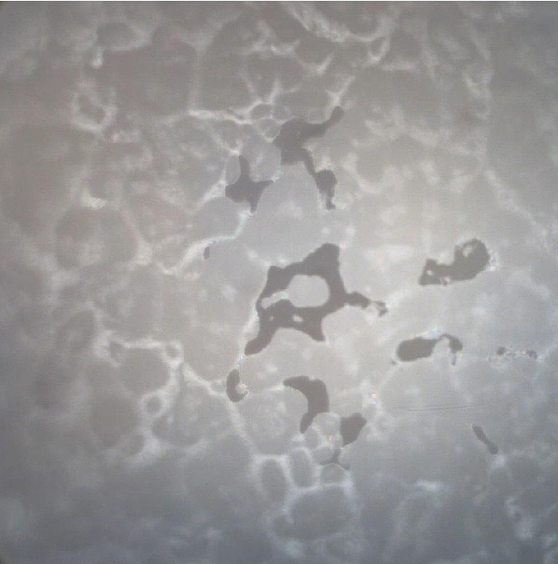
#> input picture Sahli method/SS[9@OG%5WF@9B01N@AX(6P.png, 1116 x 1128 px, found by its file name (shown at 1/2 size)
$ python Max_entropy_method.py
#> lines starting #> are read from the running program, lines starting #| are printed output that depends on the picture; after the words box and inside, x2 and y2 are one past the last pixel; in counts of white or black regions, pixels touching at a corner belong together
import numpy as np
import math
import cv2

#code
def get_hist(img_gray,l = 8):
    '''
    param : img_gray is a mat
            l is the bit of the image
    return : histogram of img_gray
    '''
    hist, bins = np.histogram(img_gray.ravel(), bins=2**l, range=(0, 2**l))
    p = hist/sum(hist)
    return p

def get_pixels(img_gray,l = 8):
    '''
    param : img_gray is a mat
            l is the bit of the image
    return : number for each gray
    '''
    hist, bins = np.histogram(img_gray.ravel(), bins=2**l, range=(0, 2**l))
    pixel = hist
    return pixel

def H_(k,p,A_star_list,Sub_A_star_list):
    '''
    param : "start" and "end" are the boundaries of the summation
            "p" is the histogram of the img_gray
            "A_star_list" is [A*(0),A*(1),A*(2),A*(3),...A*(255)]
    >>> get_entropy(1,p,A_star_list) means H1(k)
    >>> get_entropy(2,p,Sub_star_list) means H2(k)
        H1(k) H2(K) :Reference [page 6] Equation(20) Equation(21)
    return H_list [H(0),H(1),H(2),...H(255)]
    '''
    bias = 1e-5
    H1 = 0
    if(A_star_list[k] > 0): # do nothing when A*(k) is zero
        for i in range(0,k+1): #sum from 0 to k
            probability =  p[i] / (A_star_list[k])
            if probability > bias:
                H1 += - probability * math.log(probability)
    H2 = 0
    if(Sub_A_star_list[k] > 0): # do nothing when A*(k) is zero
        for j in range(k+1,256):#sum from k+1 to 2^l-1
            probability =  p[j] / (Sub_A_star_list[k])
            if probability > bias:
                H1 += - probability * math.log(probability)
    return H1 + H2


def KSW1985(img_gray,l = 8):
    '''
    method: Max entropy method method (Tsai, 1985)
    param : img_gray mat
            l is the bit of the image
    return: k(threshold) and binary_image_mat
    '''
    # Reference:paper [1]
    # Begin  ###################################################
    # Get the histogram of img_gray
    p = get_hist(img_gray,l)
    pixels = get_pixels(img_gray,l)
    # Get A*(k) List of img_gray
    # Then A_star_List means "[A*(0),A*(1),A*(2),A*(3),...A*(255)] ""
    #  Sub_A_star_List means "[1 - A*(0),1 - A*(1),1 - A*(2),...1 - A*(255)] ""
    # Reference:Equation(5) paper [1]
    # A_star_list     = [sum(p[0:k+1]) for k in range(2**l)]
    # A_star_list     = [A_star if A_star <= 1 else 1 for A_star in A_star_list]
    # Sub_A_star_list = [1 - A_star for A_star in A_star_list]

    A_star_list     = [sum(pixels[0:k+1])/sum(pixels) for k in range(2**l)]
    Sub_A_star_list = [1 - A_star for A_star in A_star_list]


    # Reference:Equation(20)(21) paper [1]
    # H1_list means "[H1(0),H1(1),H1(2),H1(3),...H1(255)] "" ,and H2_list too
    # Get the H(k) = H1(k) + H2(k) when it takes the maximum
    H_list = [H_(k,p,A_star_list,Sub_A_star_list) for k in range(2**l)]
    k = np.argmax(H_list)
    _ , binary = cv2.threshold(img_gray, k, 2**l - 1, cv2.THRESH_BINARY)
    return k,binary


if __name__ == "__main__":
    # img_concat_RGB_and_Binary(1)
    path = r"Sahli method\SS[9@OG%5WF@9B01N@AX(6P.png"
    img = cv2.imread(path)
#> img is the input picture: shape (1128, 1116, 3); mean B, G, R 152.6, 152.4, 153.8
    # img = cv2.resize(img,(700,400))
    gray_img = cv2.cvtColor(img,cv2.COLOR_BGR2GRAY)
    ret,b  = KSW1985(gray_img)
#> in get_hist, `hist, bins = np.histogram(img_gray.ravel(), bins=2**l, range=(0, 2**l))`: hist = 256 values, max 25976 at index 134, min 0 at index 0, mean 4917.4; bins = 257 values from 0 to 256
#> in get_hist, `p = hist/sum(hist)`: p = 256 values, max 0.0206 at index 134, min 0 at index 0, mean 0.00391
#> in get_pixels, `hist, bins = np.histogram(img_gray.ravel(), bins=2**l, range=(0, 2**l))`: bins = 257 values from 0 to 256
#> in get_pixels, `pixel = hist`: pixel has the same summary as hist in get_hist
#> in KSW1985, `pixels = get_pixels(img_gray,l)`: pixels has the same summary as hist in get_hist
#> in KSW1985, `A_star_list     = [sum(pixels[0:k+1])/sum(pixels) for k in range(2**l)]`: A_star_list = 256 values from 0 to 1
#> in KSW1985, `Sub_A_star_list = [1 - A_star for A_star in A_star_list]`: Sub_A_star_list = 256 values, max 1 at index 0, min 0 at index 255, mean 0.597
#> the loop in H_, `for j in range(k+1,256):#sum from k+1 to 2^l-1` made 255 passes
#> (probability, H1) on passes 91 to 102: (1.27e-05, 0.000143), (1.43e-05, 0.000303), (2.46e-05, 0.000564), (2.62e-05, 0.000841), (3.02e-05, 0.00115), (4.45e-05, 0.0016), (9.21e-05, 0.00246), (0.000141, 0.00371), (0.000309, 0.00621), (0.000713, 0.0114), (0.000764, 0.0169), (0.00107, 0.0242)
#> probability on passes 1 to 6: 0, 0, 0, 0, 0, 0
#> after the loop in H_, `for j in range(k+1,256):#sum from k+1 to 2^l-1`: H1 = 4.58
#> the loop in H_ (call 2), `for j in range(k+1,256):#sum from k+1 to 2^l-1` made 254 passes
#> in KSW1985, `_ , binary = cv2.threshold(img_gray, k, 2**l - 1, cv2.THRESH_BINARY)`:
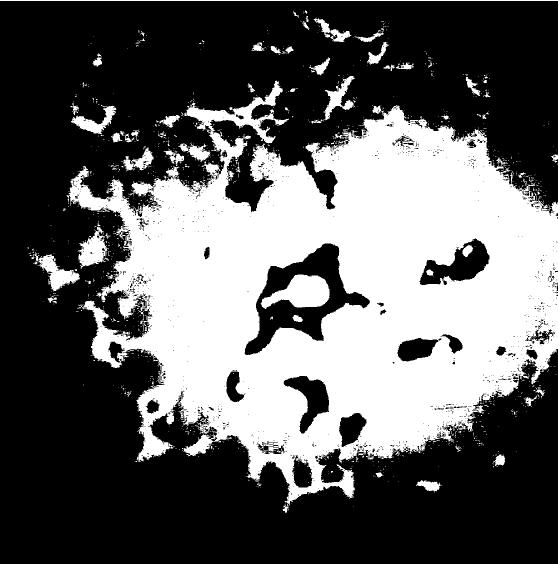
#> binary: shape (1128, 1116) (shown at 1/2 size); 37.1% white; 1140 white regions (1060 under 20 px), largest, box (x1, y1, x2, y2) and area: (133, 161, 1116, 1011) 434741, (521, 549, 659, 618) 5717, (155, 453, 217, 537) 2612
    cv2.imshow(f"2:{ret}",b)
    cv2.imshow("o",img)
    cv2.waitKey(0)

'''
#References:
[1] A Revisit of Various Thresholding Methods for Segmenting the Contact Area Images

#log:
1、对A*换算法，使用数点的方式进行计算
@2023.2.12 已解决，使用pixel函数

2、想办法消除bias
'''

$ run again, with Sahli method/asd.png copied over Sahli method/SS[9@OG%5WF@9B01N@AX(6P.png
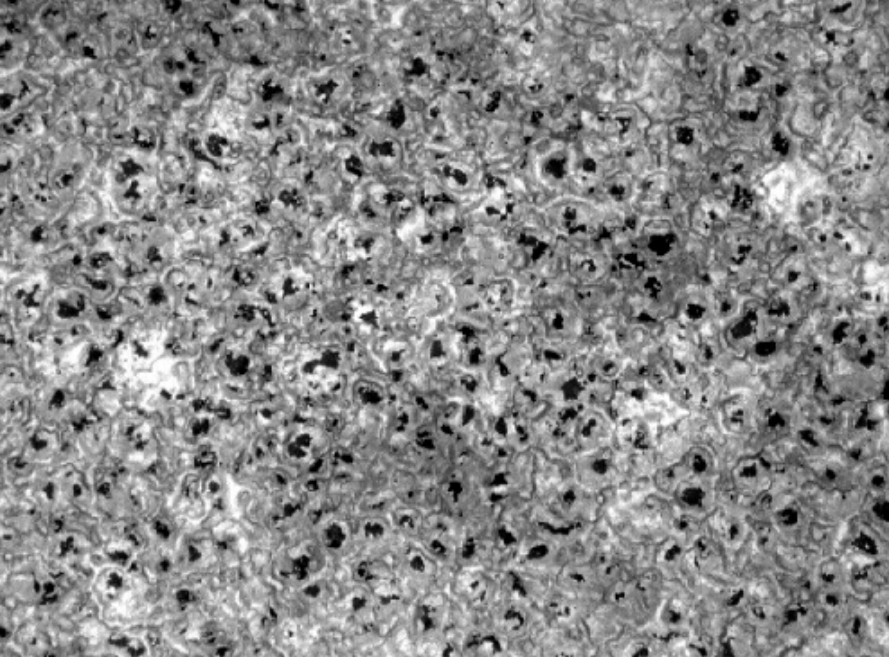
#> input picture Sahli method/asd.png, 889 x 657 px, found by its file name
#> img is the input picture: shape (657, 889, 3); min 0, max 255, mean 137.1
#> in get_hist, `hist, bins = np.histogram(img_gray.ravel(), bins=2**l, range=(0, 2**l))`: hist = 256 values, max 6126 at index 147, min 4 at index 255, mean 2281.5; bins = 257 values from 0 to 256
#> in get_hist, `p = hist/sum(hist)`: p = 256 values, max 0.0105 at index 147, min 6.85e-06 at index 255, mean 0.00391
#> in get_pixels, `hist, bins = np.histogram(img_gray.ravel(), bins=2**l, range=(0, 2**l))`: bins = 257 values from 0 to 256
#> pixel has the same summary as hist in get_hist
#> pixels has the same summary as hist in get_hist
#> A_star_list = 256 values from 0.00322 to 1
#> Sub_A_star_list = 256 values, max 0.997 at index 0, min 0 at index 255, mean 0.535
#> the loop in H_, `for i in range(0,k+1):` made 1 pass
#> (probability, H1) on pass 1: (1, 0)
#> after the loop in H_, `for i in range(0,k+1):`: H1 = 0
#> the loop in H_, `for j in range(k+1,256):#sum from k+1 to 2^l-1` made 255 passes
#> (probability, H1) on passes 1 to 8: (0.00166, 0.0106), (0.00119, 0.0186), (0.00109, 0.0261), (0.00106, 0.0334), (0.000982, 0.0402), (0.00095, 0.0468), (0.000891, 0.053), (0.00094, 0.0596)
#> after the loop in H_, `for j in range(k+1,256):#sum from k+1 to 2^l-1`: H1 = 5.17
#> the loop in H_ (call 2), `for i in range(0,k+1):` made 2 passes
#> (probability, H1) on passes 1 to 2: (0.661, 0.274), (0.339, 0.64)
#> the loop in H_ (call 2), `for j in range(k+1,256):#sum from k+1 to 2^l-1` made 254 passes
#> (probability, H1) on passes 1 to 8: (0.00119, 0.648), (0.00109, 0.656), (0.00106, 0.663), (0.000984, 0.67), (0.000951, 0.677), (0.000893, 0.683), (0.000941, 0.689), (0.000938, 0.696)
#> in KSW1985, `_ , binary = cv2.threshold(img_gray, k, 2**l - 1, cv2.THRESH_BINARY)`:
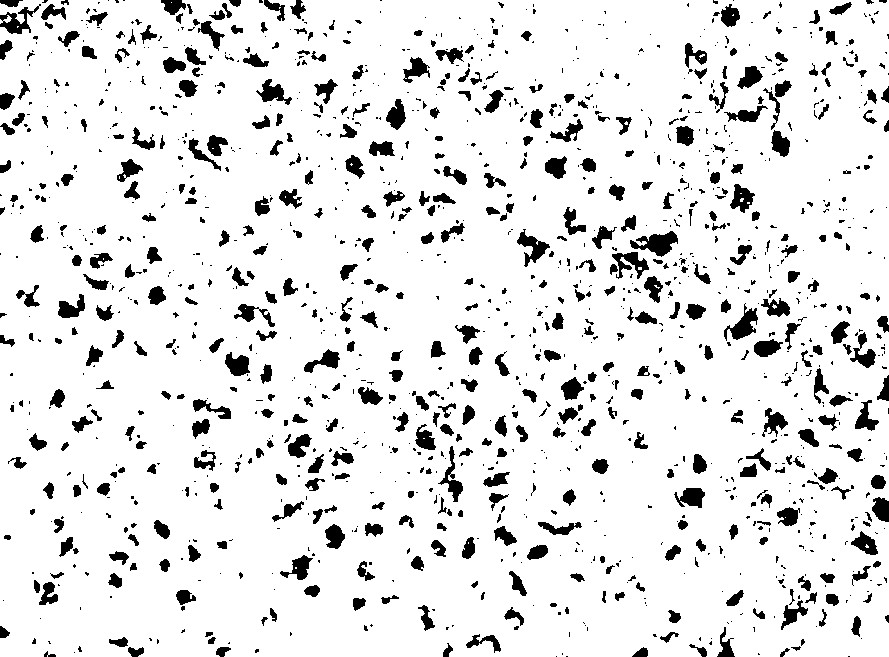
#> binary: shape (657, 889); 89.6% white; 1427 black regions (908 under 20 px), largest, box (x1, y1, x2, y2) and area: (630, 231, 678, 257) 641, (724, 303, 758, 341) 528, (517, 229, 550, 267) 474
